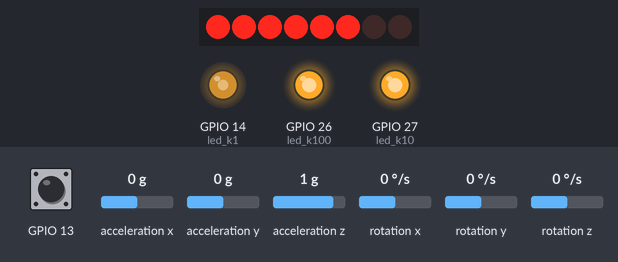
This sketch was run on a simulated ESP32. On the bench: 8 shift-register outputs drawn as a row of LEDs (first output left, lit = HIGH), output pins drawn as LEDs (lit = HIGH). Wiring (inferred from the names in the program): MPU-6050 motion sensor at I2C address 0x68; shift register (74HC595): data GPIO 25; shift clock GPIO 32; latch GPIO 33. Wiring (inferred from the signals the program sends): row of LEDs: on Q0, Q1, Q2, Q3, Q4, Q5, Q6, Q7. Inputs (shaded band) come from the test bench; at power-on: GPIO 13 HIGH, acceleration x 0 g, acceleration y 0 g, acceleration z 1 g, rotation x 0 °/s, rotation y 0 °/s, rotation z 0 °/s. WiFi joins after 1.5 s; servers stay silent unless stated; uploads are accepted with an empty reply; pins used as bus, display or sensor lines are not drawn; what the sketch prints to the serial monitor is not drawn.

Above: at 11.88 s.
11.9 s: GPIO 13 pulled LOW for 3.2 s
16.6 s: GPIO 13 pulled LOW for 1 s
Timing chart, 0 to 24.2 s (numbered marks = the images above; inputs shaded):
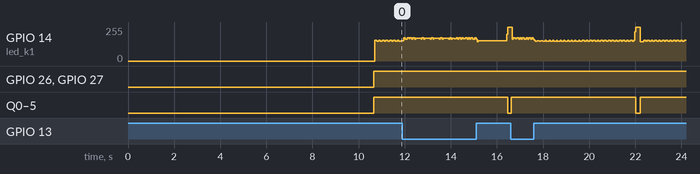

The sketch:

esp_iot_for_git.ino
```cpp
#include <Wire.h>
#include <WiFi.h>
#include <HTTPClient.h>
#include <stdio.h>
#include <stdlib.h>

const char* ssid = "";
const char* password =  "";
#define N 256

char s[N] = {'\0'};
int times = 7;


#define MPU6050_ADDR         0x68 // MPU-6050 device address
#define MPU6050_SMPLRT_DIV   0x19 // MPU-6050 register address
#define MPU6050_CONFIG       0x1a
#define MPU6050_GYRO_CONFIG  0x1b
#define MPU6050_ACCEL_CONFIG 0x1c
#define MPU6050_WHO_AM_I     0x75
#define MPU6050_PWR_MGMT_1   0x6b

double offsetX = 0, offsetY = 0, offsetZ = 0;
double gyro_angle_x = 0, gyro_angle_y = 0, gyro_angle_z = 0;
float angleX, angleY, angleZ;
float A_angleX, A_angleY, A_angleZ, A_angleXY, fixed_angleZ; //絶対値を入れる変数
float interval, preInterval;
float acc_x, acc_y, acc_z, acc_angle_x, acc_angle_y;
float gx, gy, gz, dpsX, dpsY, dpsZ;

int p_round = 0;
int n_round = 0;
int cycles = 0;
int prev_p_round = 0;
int prev_n_round = 0;
int t = 0;

int prev_state = 0;

bool onlyOnce = true;

#define SI 25 //シリアルデータを５番ピンに指定
#define RCK 33 //ラッチクロックを７番ピンに指定
#define SCK 32 //シリアルクロックを６番ピンに指定


#define led_k1 14 //一の位のカソードを14番ピンに指定
#define led_k10 27 //十の位のカソードを27番ピンに指定
#define led_k100 26 //百の位のカソードを26番ピンに指定

int fullNumber = 0; //最終的に表示される数（分解される前の数）
int digit_1 = 0; //１の位を入れる変数
int digit_10 = 0; //十の位を入れる変数
int digit_100 = 0; //百の位を入れる変数


int pinOut(int i){
    pinMode(i,OUTPUT);
  }

int pinInput(int p){
    pinMode(p,INPUT_PULLUP);
}

//以下でビットデータと７セグのレイアウトを定義
//カソードコモンタイプのLEDを使用

int num_array[]={
                0b11111100,//0
                0b01100000,//1
                0b11011010,//2
                0b11110010,//3
                0b01100110,//4
                0b10110110,//5
                0b10111110,//6
                0b11100100,//7
                0b11111110,//8
                0b11110110,//9
                0b00000000,//10(off)
                0b00000001,//11 dot point
                0b10000110,//12 c
};

//以下でledを全消灯する。出力をHIGHにするこで同電位となり電流は流れない。
void ledAllOff()
{
            digitalWrite(led_k1,1);
            digitalWrite(led_k10,1);
            digitalWrite(led_k100,1);
            numprint(10);
}

//下記は数字の一桁だけを表示する関数。
//もし1024を表示したい場合、numprint(1),numprint(0),numprnt(2),numprint(4)のように分割しないといけない。
void numprint(int number)
{
  digitalWrite(RCK,LOW);
  shiftOut(SI,SCK,LSBFIRST,num_array[number]);  //shiftOut()はarduinoのライブラリ関数。2進数を送ってくれる。
  digitalWrite(RCK,HIGH);
}

void digit_1print()
{
  digitalWrite(led_k1,0);
  digitalWrite(led_k10,1);
  digitalWrite(led_k100,1);
  numprint(digit_1);
  delay(2);
  ledAllOff();
}

void digit_10print()
{
  digitalWrite(led_k1,1);
  digitalWrite(led_k10,0);
  digitalWrite(led_k100,1);

  numprint(digit_10);
  delay(2);
  ledAllOff();
}

void digit_100print()
{
  digitalWrite(led_k1,1);
  digitalWrite(led_k10,1);
  digitalWrite(led_k100,0);

  numprint(digit_100);
  delay(2);
  ledAllOff();
}

void dpprint()
{
  digitalWrite(led_k1,1);
  digitalWrite(led_k10,1);
  digitalWrite(led_k100,0);

  numprint(11);
  delay(2);
  ledAllOff();
}

int fullNumber_print()
{
  fullNumber = cycles;

  digit_1print();
  if(fullNumber>=10)digit_10print();
  if(fullNumber>=100)digit_100print();

  fullNumber = (fullNumber) % 10000;
  digit_1 = (fullNumber) % 10;
  digit_10 = fullNumber /10 % 10;
  digit_100 = fullNumber /100 % 10;
}


void culcRotation();

//I2c書き込み
void writeMPU6050(byte reg, byte data) {
  Wire.beginTransmission(MPU6050_ADDR);
  Wire.write(reg);
  Wire.write(data);
  Wire.endTransmission();
}

//i2C読み込み
byte readMPU6050(byte reg) {
  Wire.beginTransmission(MPU6050_ADDR);
  Wire.write(reg);
  Wire.endTransmission(true);
  Wire.requestFrom(MPU6050_ADDR, 1/*length*/);
  byte data =  Wire.read();
  return data;
}

void setup() {
  Serial.begin(115200);
  delay(4000);   //Delay needed before calling the WiFi.begin

  while(1){
  Wire.begin(21, 22);
  Wire.beginTransmission(MPU6050_ADDR);
  Wire.write(0x6B); // PWR_MGMT_1 register
  Wire.write(0); // set to zero (wakes up the MPU-6050)
  Wire.endTransmission(true);

  if (readMPU6050(MPU6050_WHO_AM_I) == 0x68){
    break;
  }

  }
  //正常に接続されているかの確認
  if (readMPU6050(MPU6050_WHO_AM_I) != 0x68) {
    Serial.println("\nWHO_AM_I error.");
    while (true) ;
  }

  //設定を書き込む
  writeMPU6050(MPU6050_SMPLRT_DIV, 0x00);   // sample rate: 8kHz/(7+1) = 1kHz
  writeMPU6050(MPU6050_CONFIG, 0x00);       // disable DLPF, gyro output rate = 8kHz
  writeMPU6050(MPU6050_GYRO_CONFIG, 0x08);  // gyro range: ±500dps
  writeMPU6050(MPU6050_ACCEL_CONFIG, 0x00); // accel range: ±2g
  writeMPU6050(MPU6050_PWR_MGMT_1, 0x01);   // disable sleep mode, PLL with X gyro

  //キャリブレーション
  Serial.print("Calculate Calibration");
  for(int i = 0; i < 3000; i++){

    int16_t raw_acc_x, raw_acc_y, raw_acc_z, raw_t, raw_gyro_x, raw_gyro_y, raw_gyro_z ;

    Wire.beginTransmission(MPU6050_ADDR);
    Wire.write(0x3B);
    Wire.endTransmission(false);
    Wire.requestFrom(MPU6050_ADDR, 14, true);

    raw_acc_x = Wire.read() << 8 | Wire.read();
    raw_acc_y = Wire.read() << 8 | Wire.read();
    raw_acc_z = Wire.read() << 8 | Wire.read();
    raw_t = Wire.read() << 8 | Wire.read();
    raw_gyro_x = Wire.read() << 8 | Wire.read();
    raw_gyro_y = Wire.read() << 8 | Wire.read();
    raw_gyro_z = Wire.read() << 8 | Wire.read();
    dpsX = ((float)raw_gyro_x) / 65.5;
    dpsY = ((float)raw_gyro_y) / 65.5;
    dpsZ = ((float)raw_gyro_z) / 65.5;
    offsetX += dpsX;
    offsetY += dpsY;
    offsetZ += dpsZ;
    if(i % 1000 == 0){
      Serial.print(".");
    }
  }
  Serial.println();

  offsetX /= 3000;
  offsetY /= 3000;
  offsetZ /= 3000;

  Serial.print("offsetX : ");
  Serial.println(offsetX);
  Serial.print("offsetY : ");
  Serial.println(offsetY);
  Serial.print("offsetZ : ");
  Serial.println(offsetZ);

  pinOut(32); //シリアルデータ(2進数のデータ)用ピンを出力モードに指定
  pinOut(33); //シリアルクロックピンを出力モードに指定
  pinOut(25); //ラッチクロックピンを出力モードに指定
  pinOut(26);
  pinOut(27);
  pinOut(14);
  pinInput(13); //cycleリセットスイッチ

  WiFi.begin(ssid, password);

  while (WiFi.status() != WL_CONNECTED) { //Check for the connection
    delay(1000);
    Serial.println("Connecting to WiFi..");
  }

  Serial.println("Connected to the WiFi network");


}

void loop() {
  t++;

  if(digitalRead(13) == LOW)
  {
    delay(2);
    cycles = 0;
    prev_state = 0;
    p_round = 0;
    n_round = 0;
    onlyOnce = true;
  }

  calcRotation();
  fullNumber_print();


  Serial.print("p_round : ");
  Serial.print(p_round);
  Serial.print("n_round : ");
  Serial.print(n_round);
  Serial.print("cycles : ");
  Serial.println(cycles);
}


//加速度、ジャイロから角度を計算
void calcRotation(){

  int16_t raw_acc_x, raw_acc_y, raw_acc_z, raw_t, raw_gyro_x, raw_gyro_y, raw_gyro_z ;

  //レジスタアドレス0x3Bから、計14バイト分のデータを出力するようMPU6050へ指示
  Wire.beginTransmission(MPU6050_ADDR);
  Wire.write(0x3B);
  Wire.endTransmission(false);
  Wire.requestFrom(MPU6050_ADDR, 14, true);

  //出力されたデータを読み込み、ビットシフト演算
  raw_acc_x = Wire.read() << 8 | Wire.read();
  raw_acc_y = Wire.read() << 8 | Wire.read();
  raw_acc_z = Wire.read() << 8 | Wire.read();
  raw_t = Wire.read() << 8 | Wire.read();
  raw_gyro_x = Wire.read() << 8 | Wire.read();
  raw_gyro_y = Wire.read() << 8 | Wire.read();
  raw_gyro_z = Wire.read() << 8 | Wire.read();

  //単位Gへ変換
  acc_x = ((float)raw_acc_x) / 16384.0;
  acc_y = ((float)raw_acc_y) / 16384.0;
  acc_z = ((float)raw_acc_z) / 16384.0;

  //加速度センサーから角度を算出
  acc_angle_y = atan2(acc_x, acc_z + abs(acc_y)) * 360 / -2.0 / PI;
  acc_angle_x = atan2(acc_y, acc_z + abs(acc_x)) * 360 / 2.0 / PI;

  dpsX = ((float)raw_gyro_x) / 65.5; // LSB sensitivity: 65.5 LSB/dps @ ±500dps
  dpsY = ((float)raw_gyro_y) / 65.5;
  dpsZ = ((float)raw_gyro_z) / 65.5;

  //前回計算した時から今までの経過時間を算出
  interval = millis() - preInterval;
  preInterval = millis();

  //数値積分
  gyro_angle_x += (dpsX - offsetX) * (interval * 0.001);
  gyro_angle_y += (dpsY - offsetY) * (interval * 0.001);
  gyro_angle_z += (dpsZ - offsetZ) * (interval * 0.001);

  //相補フィルター
  angleX = (0.996 * gyro_angle_x) + (0.004 * acc_angle_x);
  angleY = (0.996 * gyro_angle_y) + (0.004 * acc_angle_y);
  angleZ = gyro_angle_z;

//  if(angleZ > 360 || angleZ < -360 )angleZ = 0;

  // 正転逆転を加算
  if( angleZ > 270 ){ p_round++; angleZ = 0;}
  else if( angleZ < -270 ){ n_round++; angleZ = 0;}

  // 初期状態をセット


  if(prev_state == 0) // 正転逆転のセット
  {
    if(p_round >= 1)
    {
      if(onlyOnce)
      {
        prev_state = 1; // 変数を正転にセット
        onlyOnce = false;
      }
    }
    else if(n_round >=1)
    {
      if(onlyOnce)
      {
        prev_state = 2; // 変数を逆転にセット
        onlyOnce = false;
      }
    }
  }

  switch(prev_state){
    case 1: // 正転の場合、正転を一回もしていない状態で逆転を何度してもカウントされない。
          if(p_round == 0 && n_round >= 1){ n_round = 0; p_round = 0; angleZ = 0;}
          break;
    case 2: // 逆転の場合、逆転を一回もしていない状態で正転を何度してもカウントされない。
          if(n_round == 0 && p_round >= 1){ p_round = 0; n_round = 0; angleZ = 0;}
          break;
    default:
          break;

  }

  if( p_round >= 1 && n_round >= 1 )
  {
    cycles++;
    p_round = 0;
    n_round = 0;
    angleZ = 0;
  }


  gyro_angle_x = angleX;
  gyro_angle_y = angleY;
  gyro_angle_z = angleZ;


 if(WiFi.status()== WL_CONNECTED && t>1000){   //Check WiFi connection status

   HTTPClient http;

   http.begin("http://192.168.0.15/esp32/post0117/index.php");  //Specify destination for HTTP request. POSTするurl
   http.addHeader("Content-Type", "application/x-www-form-urlencoded");             //Specify content-type header

   // ここでは３つのデータを送っている。
   // esp = esp &
   // username = ゴミムシ & //文字列だけどクオーテーションいらない？
   // times = %d
   sprintf(s, "esp=esp&username=ゴミムシ&times=%d", cycles);
   // sprintf(s, "esp = %s & username = %s & times = %d", 'esp', 'username', times);
   int httpResponseCode = http.POST(s);   //Send the actual POST request

   if(httpResponseCode>0){

    /*
    String response = http.getString();                       //Get the response to the request

    Serial.println(httpResponseCode);   //Print return code
    Serial.println(response);           //Print request answer
    */

   }else{

    Serial.print("Error on sending POST: ");
    Serial.println(httpResponseCode);

   }

   http.end();  //Free resources
   t = 0;

 }else{

    Serial.println("Error in WiFi connection");

 }

}
```
